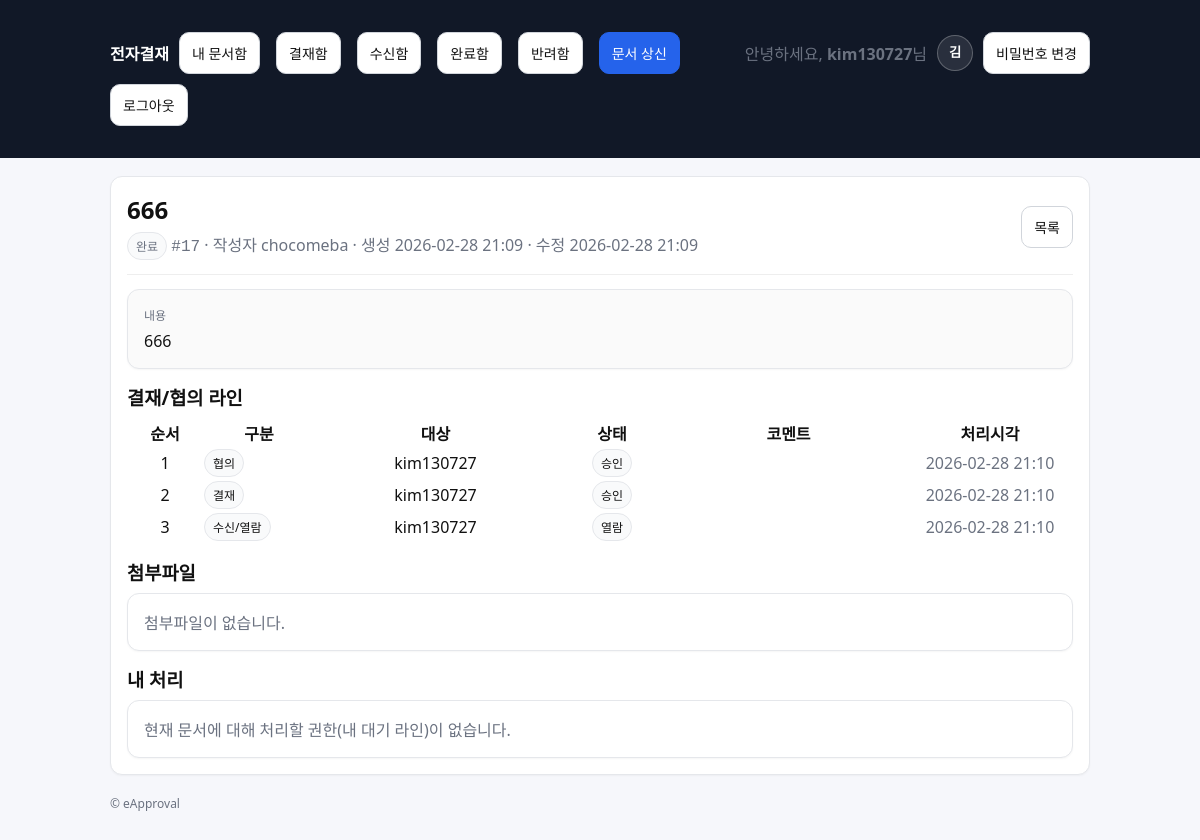
Page /approvals/documents/17/ (signed in) on the committed database.
### accounts/models.py (models this page shows, shortened)
class Profile(models.Model):
    ROLE_MEMBER = "MEMBER"
    ROLE_CHAIR = "CHAIR"
    ROLE_CHOICES = [
        (ROLE_MEMBER, "일반회원"),
        (ROLE_CHAIR, "위원장"),
    ]
    user = models.OneToOneField(settings.AUTH_USER_MODEL, on_delete=models.CASCADE)
    full_name = models.CharField(max_length=150, blank=True, default="")
    phone = models.CharField(max_length=20, blank=True, null=True)
    role = models.CharField(max_length=20, choices=ROLE_CHOICES, default=ROLE_MEMBER)
    def display_name(self):
        if self.full_name and self.full_name.strip():
            return self.full_name.strip()
        if self.user.first_name and self.user.first_name.strip():
            return self.user.first_name.strip()
        return self.user.username

### approvals/models.py (models this page shows, shortened)
class Document(models.Model):
    class Status(models.TextChoices):
        DRAFT = "DRAFT", "임시"
        SUBMITTED = "SUBMITTED", "상신"
        IN_PROGRESS = "IN_PROGRESS", "진행중"
        REJECTED = "REJECTED", "반려"
        COMPLETED = "COMPLETED", "완료"
    title = models.CharField(max_length=200)
    content = models.TextField(blank=True)
    created_by = models.ForeignKey(
        settings.AUTH_USER_MODEL, on_delete=models.PROTECT, related_name="docs_created"
    )
    status = models.CharField(max_length=20, choices=Status.choices, default=Status.DRAFT)
    current_line_order = models.PositiveIntegerField(default=1)
    created_at = models.DateTimeField(auto_now_add=True)
    updated_at = models.DateTimeField(auto_now=True)

class DocumentLine(models.Model):
    class Role(models.TextChoices):
        CONSULT = "CONSULT", "협의"
        APPROVE = "APPROVE", "결재"
        RECEIVE = "RECEIVE", "수신/열람"
    class Decision(models.TextChoices):
        PENDING = "PENDING", "대기"
        APPROVED = "APPROVED", "승인"
        REJECTED = "REJECTED", "반려"
        READ = "READ", "열람"
    document = models.ForeignKey(Document, on_delete=models.CASCADE, related_name="lines")
    role = models.CharField(max_length=10, choices=Role.choices)
    order = models.PositiveIntegerField()
    user = models.ForeignKey(settings.AUTH_USER_MODEL, on_delete=models.PROTECT)
    decision = models.CharField(max_length=10, choices=Decision.choices, default=Decision.PENDING)
    comment = models.CharField(max_length=300, blank=True)
    acted_at = models.DateTimeField(null=True, blank=True)
    class Meta:
        ordering = ["order", "id"]

### approvals/views.py (the view)
# urls.py: path("approvals/documents/<int:doc_id>/", views.doc_detail, name="doc_detail_legacy"),
@login_required
def doc_detail(request, doc_id: int):
    doc = get_object_or_404(Document, id=doc_id)
    if not can_view_document(request.user, doc):
        raise Http404
    if doc.status == Document.Status.COMPLETED:
        mark_read(doc=doc, actor=request.user)
    current_line = doc.lines.filter(order=doc.current_line_order, decision="PENDING").first()
    can_act = bool(current_line) and (current_line.user_id == request.user.id or request.user.is_superuser)
    return render(
        request,
        "approvals/doc_detail.html",
        {"doc": doc, "current_line": current_line, "can_act": can_act},
    )

### approvals/permissions.py (called while the page is built, shortened)
def can_view_document(user, doc: Document) -> bool:
    if not user.is_authenticated:
        return False
    if user.is_superuser:
        return True

### approvals/services.py (called while the page is built)
@transaction.atomic
def mark_read(*, doc: Document, actor) -> Document:
    line = doc.lines.filter(
        role=DocumentLine.Role.RECEIVE,
        user_id=actor.id,
    ).first()
    if not line:
        return doc
    if line.decision == DocumentLine.Decision.PENDING:
        line.decision = DocumentLine.Decision.READ
        line.acted_at = timezone.now()
        line.save(update_fields=["decision", "acted_at"])
    return doc

### templates/approvals/doc_detail.html (shortened to what this page needs)
{% extends "base.html" %}
{% block content %}
  <div class="card">
    <div class="row" style="justify-content:space-between;">
      <div>
        <h2 style="margin:0;">{{ doc.title }}</h2>
        <div class="muted" style="margin-top:6px;">
          <span class="badge">{{ doc.get_status_display }}</span>
          <span class="mono">#{{ doc.id }}</span>
          · 작성자 {{ doc.created_by.username }}
          · 생성 {{ doc.created_at|date:"Y-m-d H:i" }}
          · 수정 {{ doc.updated_at|date:"Y-m-d H:i" }}
        </div>
      </div>
      <div>
        <a class="btn" href="{% url 'approvals:doc_list' %}">목록</a>
      </div>
    </div>
    <hr style="border:none; border-top:1px solid #eee; margin:14px 0;">
    <div class="card" style="background:#fafafa;">
      <div class="muted" style="font-size:12px; margin-bottom:6px;">내용</div>
      <div style="white-space:pre-wrap;">{{ doc.content|default:"(내용 없음)" }}</div>
    </div>
    <div style="margin-top:14px;">
      <h3 style="margin:0 0 8px 0;">결재/협의 라인</h3>
      <table class="table">
        <thead>
          <tr>
            <th style="width:70px;">순서</th>
            <th style="width:110px;">구분</th>
            <th>대상</th>
            <th style="width:110px;">상태</th>
            <th>코멘트</th>
            <th style="width:160px;">처리시각</th>
          </tr>
        </thead>
        <tbody>
          {% for line in doc.lines.all %}
          <tr>
            <td>{{ line.order }}</td>
            <td><span class="badge">{{ line.get_role_display }}</span></td>
            <td>{{ line.user.username }}</td>
            <td><span class="badge">{{ line.get_decision_display }}</span></td>
            <td class="muted">{{ line.comment|default:"" }}</td>
            <td class="muted">
              {% if line.acted_at %}{{ line.acted_at|date:"Y-m-d H:i" }}{% else %}-{% endif %}
            </td>
          </tr>
          {% empty %}
          <tr><td colspan="6" class="muted">라인이 없습니다.</td></tr>
          {% endfor %}
        </tbody>
      </table>
    </div>
    <div style="margin-top:14px;">
      <h3 style="margin:0 0 8px 0;">첨부파일</h3>
      <div class="card">
        {% for att in doc.attachments.all %}
          <div class="row" style="justify-content:space-between;">
            <div class="mono" style="font-size:13px;">{{ att.file.name }}</div>
            <a class="btn" href="{% url 'approvals:attachment_download' att.id %}">다운로드</a>
          </div>
          {% if not forloop.last %}<hr style="border:none; border-top:1px solid #eee; margin:10px 0;">{% endif %}
        {% empty %}
          <div class="muted">첨부파일이 없습니다.</div>
        {% endfor %}
      </div>
    </div>
    <div style="margin-top:14px;">
      <h3 style="margin:0 0 8px 0;">내 처리</h3>
      {% if can_act %}
        <div class="card">
          <div class="muted" style="margin-bottom:10px;">
            현재 처리자: <strong>{{ current_line.user.username }}</strong>
            · 구분: <strong>{{ current_line.get_role_display }}</strong>
            · 순서: <strong>{{ current_line.order }}</strong>
          </div>
          <form method="post" action="{% url 'approvals:act_approve' doc.id %}">
            {% csrf_token %}
            <div class="field">
              <label for="comment_approve">코멘트(선택)</label>
              <input id="comment_approve" type="text" name="comment" placeholder="예: 확인했습니다." />
              <div class="help">승인/협의 완료 처리 시 기록됩니다.</div>
            </div>
            <button class="btn btn-primary" type="submit">승인 / 협의완료</button>
          </form>
          <hr style="border:none; border-top:1px solid #eee; margin:12px 0;">
          <form method="post" action="{% url 'approvals:act_reject' doc.id %}">
            {% csrf_token %}
            <div class="field">
              <label for="comment_reject">반려 사유(필수)</label>
              <input id="comment_reject" type="text" name="comment" placeholder="예: 증빙이 누락되었습니다." required />
            </div>
            <button class="btn btn-danger" type="submit">반려</button>
          </form>
        </div>
      {% else %}
        <div class="card muted">
          현재 문서에 대해 처리할 권한(내 대기 라인)이 없습니다.
        </div>
      {% endif %}
    </div>
  </div>
{% endblock %}

### templates/base.html (shortened to what this page needs)
<!doctype html>
<html lang="ko">
<head>
</head>
<body>
  <header>
    <div class="wrap">
      <nav>
        <a href="{% url 'approvals:home' %}"><strong>전자결재</strong></a>
        <a class="btn" href="{% url 'approvals:doc_list' %}">내 문서함</a>
        <a class="btn" href="{% url 'approvals:inbox' %}">결재함</a>
        <a class="btn" href="{% url 'approvals:received' %}">수신함</a>
        <a class="btn" href="{% url 'approvals:completed' %}">완료함</a>
        <a class="btn" href="{% url 'approvals:rejected' %}">반려함</a>
        <a class="btn btn-primary" href="{% url 'approvals:doc_create' %}">문서 상신</a>
        {% if user.is_authenticated %}
          <div class="profile-wrap">
        <span class="muted">안녕하세요, <strong>{{ user.username }}</strong>님</span>
  <button type="button" class="profile-btn" id="profileBtn" aria-haspopup="true" aria-expanded="false">
    <span class="profile-avatar">
      {{ user.profile.display_name|default:user.username|slice:":1" }}
    </span>
  </button>
    </div>
          <a class="btn" href="{% url 'accounts:password_change' %}">비밀번호 변경</a>
          <form method="post" action="{% url 'accounts:logout' %}" style="display:inline;">
            <button class="btn" type="submit">로그아웃</button>
          </form>
        {% else %}
          <a class="btn" href="{% url 'accounts:login' %}">로그인</a>
          <a class="btn btn-primary" href="{% url 'accounts:signup' %}">회원가입</a>
        {% endif %}
      </nav>
    </div>
  </header>
  <main class="wrap">
    {% block content %}{% endblock %}
    <footer class="muted">
      <div>© eApproval</div>
    </footer>
  </main>
</body>
</html>

### templates/base.html (style rules this page uses)
body { font-family: system-ui, -apple-system, Segoe UI, Roboto, "Noto Sans KR", Arial, sans-serif; margin:0; background:#f6f7fb; color:#111; }
header { background:#111827; color:#fff; padding:14px 18px; }
header a { color:#fff; text-decoration:none; }
.wrap { max-width: 980px; margin: 0 auto; padding: 18px; }
nav { display:flex; gap:10px; flex-wrap:wrap; align-items:center; }
.card { background:#fff; border:1px solid #e5e7eb; border-radius:12px; padding:16px; box-shadow: 0 1px 2px rgba(0,0,0,0.04); }
.btn { display:inline-block; padding:10px 12px; border-radius:10px; border:1px solid #d1d5db; background:#fff; text-decoration:none; color:#111; font-size:14px; }
.btn-primary { background:#2563eb; border-color:#2563eb; color:#fff; }
.btn + .btn { margin-left: 6px; }
.muted { color:#6b7280; }
.mono { font-family: ui-monospace, SFMono-Regular, Menlo, Monaco, Consolas, "Liberation Mono", "Courier New", monospace; }
.table { table-layout: fixed; width: 100%; }
.table th, .table td { white-space: nowrap; overflow: hidden; text-overflow: ellipsis; text-align: center; }
.table td:nth-child(2) { text-align: left; }
.table th:nth-child(2) { text-align: center; }
.badge { display:inline-block; padding:4px 8px; border-radius:999px; font-size:12px; border:1px solid #e5e7eb; background:#f9fafb; }
.row { display:flex; gap:10px; flex-wrap:wrap; align-items:center; }
footer { padding: 20px 0; color:#6b7280; font-size:12px; }
.profile-wrap { display:flex; align-items:center; gap:10px; position:relative; }
.profile-btn { border:0; background:transparent; cursor:pointer; padding:0; line-height:0; }
.profile-avatar { width:34px; height:34px; border-radius:999px; display:flex; align-items:center; justify-content:center; background:#ffffff1a; border:1px solid rgba(255,255,255,0.25); color:#fff; font-weight:800; }

### rows in the picture
Document: title "666", status "완료", id "17", created_by.username "chocomeba", created_at "2026-02-28 21:09", updated_at "2026-02-28 21:09", content "666"
DocumentLine: order "1", role "협의", user.username "kim130727", decision "승인", acted_at "2026-02-28 21:10"
DocumentLine: order "2", role "결재", user.username "kim130727", decision "승인", acted_at "2026-02-28 21:10"
DocumentLine: order "3", role "수신/열람", user.username "kim130727", decision "열람", acted_at "2026-02-28 21:10"

### other values in the picture
{{ user.username }} "kim130727"
{{ user.profile.display_name|default:user.username|slice:":1" }} "김"
